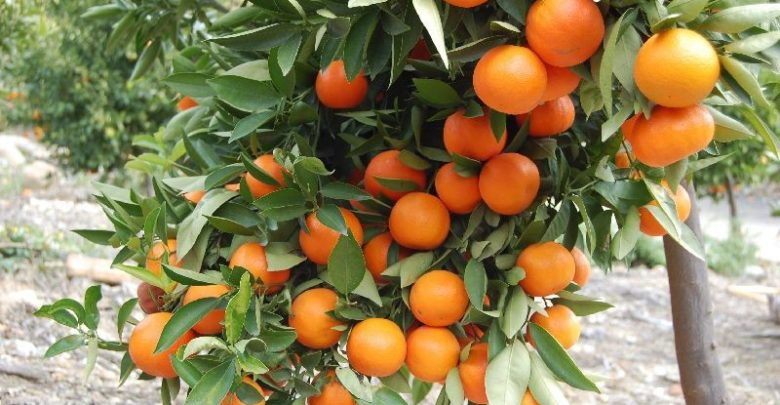
#> input picture Imagens/Laranja_1.jpg, 780 x 405 px
$ python OrangeIdentify.py
#> lines starting #> are read from the running program, lines starting #| are printed output that depends on the picture; after the words box and inside, x2 and y2 are one past the last pixel; in counts of white or black regions, pixels touching at a corner belong together
import cv2 as cv
import numpy as np

img = cv.imread('Imagens/Laranja_1.jpg')
#> img is the input picture: shape (405, 780, 3); mean B, G, R 88.4, 129.6, 142.6
cv.imshow('Laranjas', img)

hsv = cv.cvtColor(img, cv.COLOR_BGR2HSV)
#> hsv: shape (405, 780, 3); mean H, S, V 32.9, 111.4, 151.2
cv.imshow('HSV', hsv)

lower = np.array([1, 50, 120])
upper = np.array([25, 255, 255])

mask = cv.inRange(hsv, lower, upper)
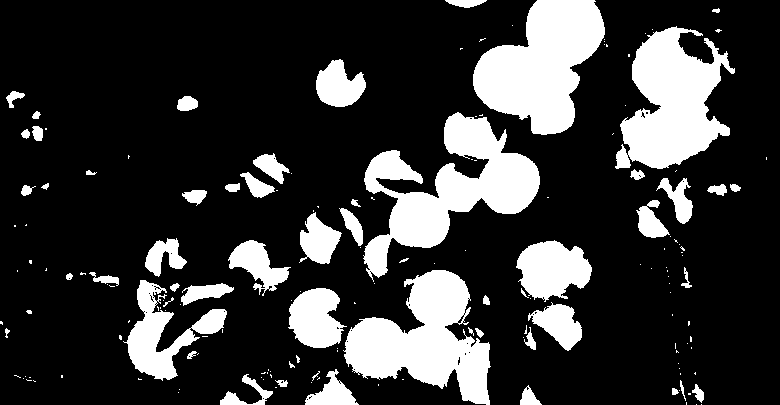
#> mask: shape (405, 780); 21.3% white; 168 white regions (112 under 20 px), largest, box (x1, y1, x2, y2) and area: (363, 112, 540, 282) 11617, (473, 0, 605, 135) 10896, (343, 270, 491, 405) 10463
cv.imshow('Mask', mask)

masked = cv.bitwise_and(img, img, mask=mask)
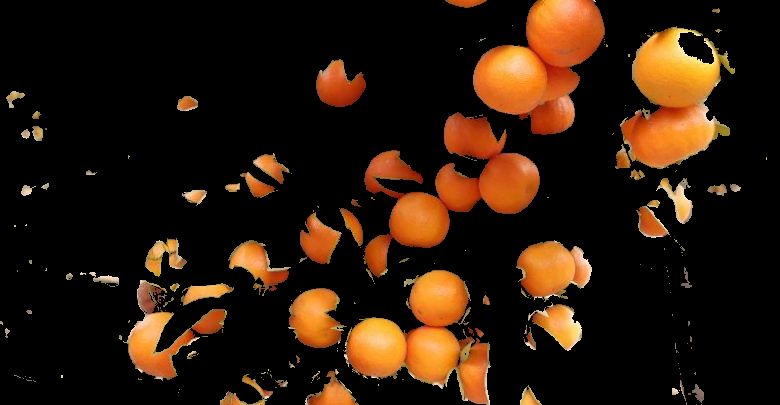
#> masked: shape (405, 780, 3); mean B, G, R 10.4, 25.5, 44.5
cv.imshow('Final', masked)

cv.waitKey(0)

$ run again, with Imagens/Laranja_2.jpg copied over Imagens/Laranja_1.jpg
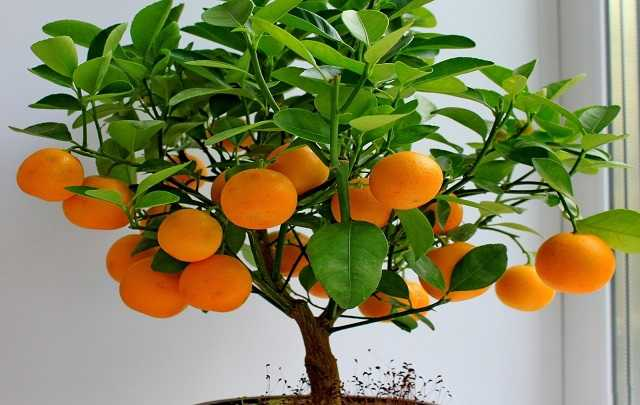
#> input picture Imagens/Laranja_2.jpg, 640 x 405 px
#> img is the input picture: shape (405, 640, 3); mean B, G, R 92.2, 134.1, 133.4
#> hsv: shape (405, 640, 3); mean H, S, V 48.3, 125.2, 149.9
#> `mask = cv.inRange(hsv, lower, upper)`:
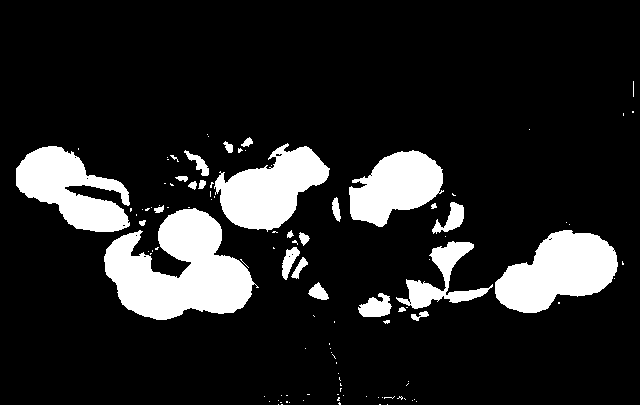
#> mask: shape (405, 640); 14.4% white; 111 white regions (85 under 20 px), largest, box (x1, y1, x2, y2) and area: (104, 208, 259, 320) 10164, (495, 230, 618, 313) 6459, (214, 143, 330, 232) 5657
#> `masked = cv.bitwise_and(img, img, mask=mask)`:
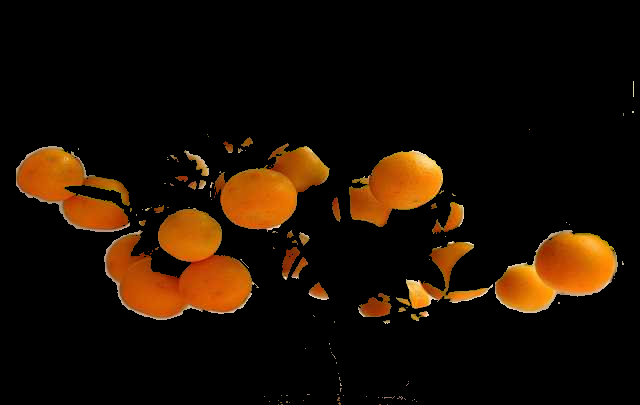
#> masked: shape (405, 640, 3); mean B, G, R 2.8, 14.6, 27.8

$ run again, with Imagens/Laranja_3.jpg copied over Imagens/Laranja_1.jpg
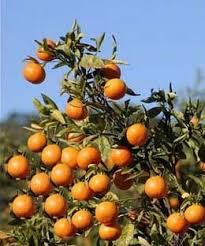
#> input picture Imagens/Laranja_3.jpg, 205 x 246 px
#> img is the input picture: shape (246, 205, 3); mean B, G, R 108.8, 119.1, 126.2
#> hsv: shape (246, 205, 3); mean H, S, V 53.5, 134.1, 155.8
#> `mask = cv.inRange(hsv, lower, upper)`:
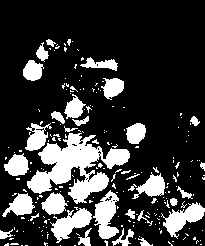
#> mask: shape (246, 205); 21.6% white; 215 white regions (182 under 20 px), largest, box (x1, y1, x2, y2) and area: (27, 133, 130, 204) 3221, (93, 190, 119, 239) 738, (50, 208, 92, 243) 699
#> `masked = cv.bitwise_and(img, img, mask=mask)`:
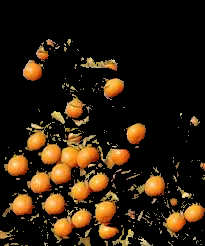
#> masked: shape (246, 205, 3); mean B, G, R 12.9, 28.6, 42.3
